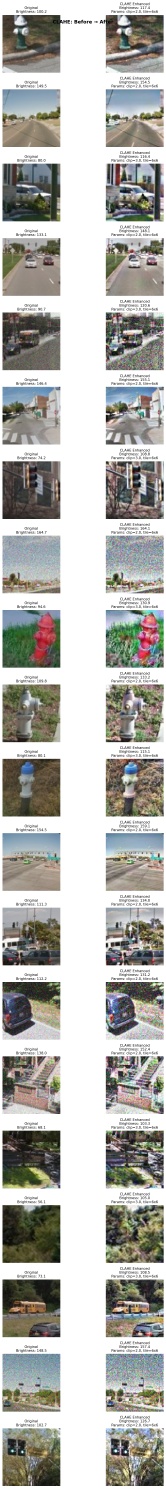
#> input picture Maradona/Recaptcha/data/visualization/clahe_v2/clahe/clahe_comparison.png, 996 x 8931 px (shown at 1/6 size); its folder holds only this picture in this run
$ python -i preprocessing.py   (imports and definitions only)
#> lines starting #> are read from the running program, lines starting #| are printed output that depends on the picture

import os
import cv2
import numpy as np
from PIL import Image, ImageOps
from pathlib import Path
import random

def add_noise(image, percentage=0.0168):
    """
    Adds salt-and-pepper like noise to up to 'percentage' of pixels.
    """
    row, col = image.shape
    num_pixels = row * col
    # Determine number of pixels to alter (random up to percentage)
    actual_percent = random.uniform(0, percentage)
    number_of_pixels = int(actual_percent * num_pixels)

    output = np.copy(image)

    # Randomly pick coordinates
    for _ in range(number_of_pixels):
        y_coord = random.randint(0, row - 1)
        x_coord = random.randint(0, col - 1)
        # Randomly choose white or black for salt/pepper
        output[y_coord, x_coord] = 255 if random.random() > 0.5 else 0

    return output

def apply_blur(image, max_ksize=2.5):
    """
    Applies Gaussian Blur.
    '2.5px' roughly translates to a kernel size or sigma.
    We'll interpret 'Up to 2.5px' as a max sigma or varying kernel size.
    """
    # Randomly decide whether to blur or not, or just always apply random amount?
    # Usually augmentation has a probability. We'll applying a random amount up to max.

    # Random sigma from 0 to 2.5
    sigma = random.uniform(0, max_ksize)
    if sigma > 0.1:
        # Kernel size roughly 6*sigma, must be odd
        k = int(6 * sigma)
        if k % 2 == 0: k += 1
        if k < 3: k = 3
        return cv2.GaussianBlur(image, (k, k), sigma)
    return image

def augment_image(image):
    h, w = image.shape[:2]

    # 1. Flip: Horizontal
    if random.random() < 0.5:
        image = cv2.flip(image, 1) # 1 is horizontal

    # 2. 90° Rotate: Clockwise, Counter-Clockwise, Upside Down
    # We interpret this as a random choice among 0, 90, 180, 270
    rotate_code = random.choice([None, cv2.ROTATE_90_CLOCKWISE, cv2.ROTATE_90_COUNTERCLOCKWISE, cv2.ROTATE_180])
    if rotate_code is not None:
        image = cv2.rotate(image, rotate_code)

    # 3. Affine Transforms: Rotation, Shear, Zoom
    # Rotation: -15 to +15
    angle = random.uniform(-15, 15)

    # Shear: +/- 15 degrees.
    # Shear in OpenCV is usually done via affine matrix construction
    shear_x_deg = random.uniform(-15, 15)
    shear_y_deg = random.uniform(-15, 15)

    # Zoom: 0% to 30%. Implies scaling up effectively (viewing less of the image)
    # Scale factor: 1.0 to ~1.42 (approx 1/(1-0.3)).
    # Let's say zoom amount z corresponds to crop factor.
    zoom_pct = random.uniform(0.0, 0.30)
    scale = 1.0 + zoom_pct # Simple zoom interpretation: scale > 1

    # Construct combined affine matrix
    # Center of rotation/scale
    center = (w // 2, h // 2)

    # Get rotation matrix (handles rotation + scale)
    M_rot = cv2.getRotationMatrix2D(center, angle, scale)

    # Add shear.
    # Shear matrix: [1, tan(sx), 0; tan(sy), 1, 0]
    # We need to compose this with M_rot.
    tangent_x = np.tan(np.deg2rad(shear_x_deg))
    tangent_y = np.tan(np.deg2rad(shear_y_deg))

    M_shear = np.float32([
        [1, tangent_x, 0],
        [tangent_y, 1, 0]
    ])

    # To combine, we need 3x3 matrices.
    M_rot_3x3 = np.vstack([M_rot, [0, 0, 1]])
    M_shear_3x3 = np.vstack([M_shear, [0, 0, 1]])

    # Adjust shear to happen around center? Standard shear is from origin.
    # To shear from center, T_inv * Shear * T.
    # For simplicity, we'll just apply shear then rotate/scale or vice versa.
    # Let's just multiply them.

    M_combined = np.dot(M_rot_3x3, M_shear_3x3)

    # Extract top 2 rows
    M_final = M_combined[:2, :]

    image = cv2.warpAffine(image, M_final, (w, h), borderMode=cv2.BORDER_REFLECT101)

    # 4. Blur
    image = apply_blur(image, max_ksize=2.5)

    # 5. Noise
    image = add_noise(image, percentage=0.0168)

    return image

def preprocess_image(image_path, output_path_base):
#> called with output_path_base = 'out.png'
    try:
        # 1. Load image and 2. Auto-Orient
        img = Image.open(image_path)
#> img is the input picture: PIL image 996x8931 RGBA; mean R, G, B, A 181, 180.6, 176, 255
        img = ImageOps.exif_transpose(img)

        # 3. Resize: Stretch to 512x512
        img = img.resize((512, 512))
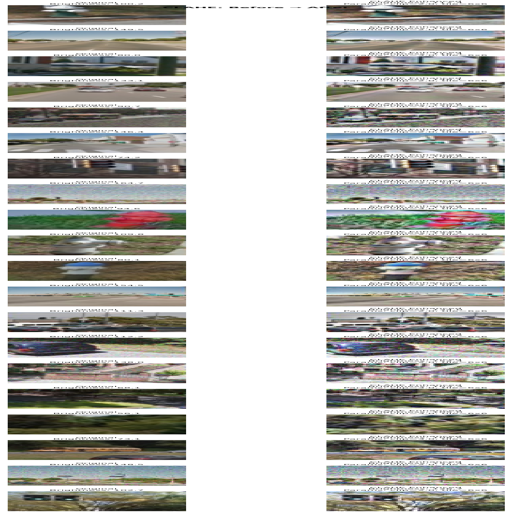
#> img: PIL image 512x512 RGBA; mean R, G, B, A 180.8, 180.4, 175.8, 255

        # Convert to numpy array
        img_np = np.array(img)

        # 4. Grayscale
        if len(img_np.shape) == 3:
            if img_np.shape[2] == 4:
                img_gray = cv2.cvtColor(img_np, cv2.COLOR_RGBA2GRAY)
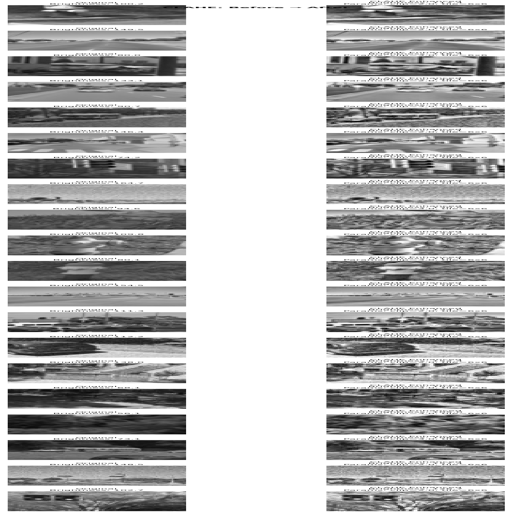
#> img_gray: shape (512, 512); min 2, max 255, mean 180
            else:
                img_gray = cv2.cvtColor(img_np, cv2.COLOR_RGB2GRAY)
        else:
            img_gray = img_np

        # 5. Auto-Adjust Contrast: CLAHE
        clahe = cv2.createCLAHE(clipLimit=2.0, tileGridSize=(8, 8))
        img_processed = clahe.apply(img_gray)
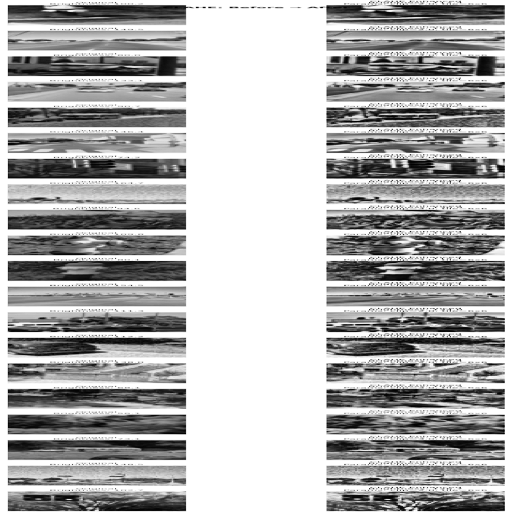
#> img_processed: shape (512, 512); min 0, max 255, mean 175.8

        # Ensure output directory exists [moved out to be safe]
        os.makedirs(os.path.dirname(output_path_base), exist_ok=True)

        # 6. Generate 3 Augmented Versions
        # We split the filename to add suffixes
        path_obj = Path(output_path_base)
        stem = path_obj.stem
        suffix = path_obj.suffix
        parent = path_obj.parent

        for i in range(3):
            # Apply augmentation
            aug_img = augment_image(img_processed)

            # Save
            out_name = f"{stem}_aug_{i+1}{suffix}"
            final_path = parent / out_name
            cv2.imwrite(str(final_path), aug_img)
#> this loop made 3 passes
#> pass 1, in augment_image, `image = cv2.rotate(image, rotate_code)`:
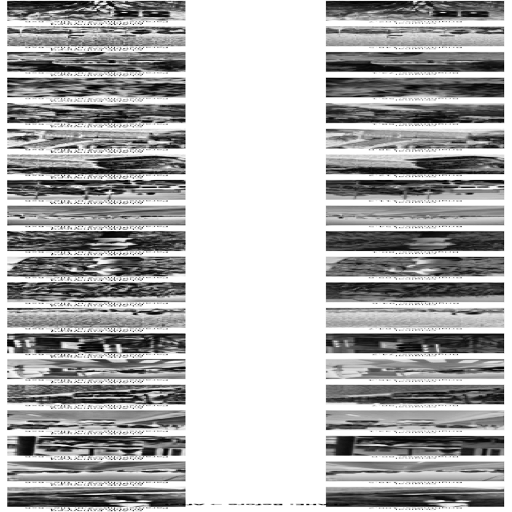
#> image: shape (512, 512); min 0, max 255, mean 175.8
#> pass 1, in augment_image, `image = cv2.warpAffine(image, M_final, (w, h), borderMode=cv2.BORDER_R..`:
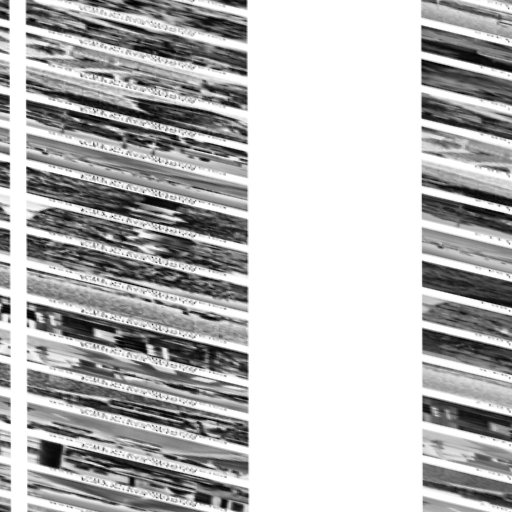
#> image: shape (512, 512); min 2, max 255, mean 184.9
#> pass 1, in augment_image, `image = apply_blur(image, max_ksize=2.5)`:
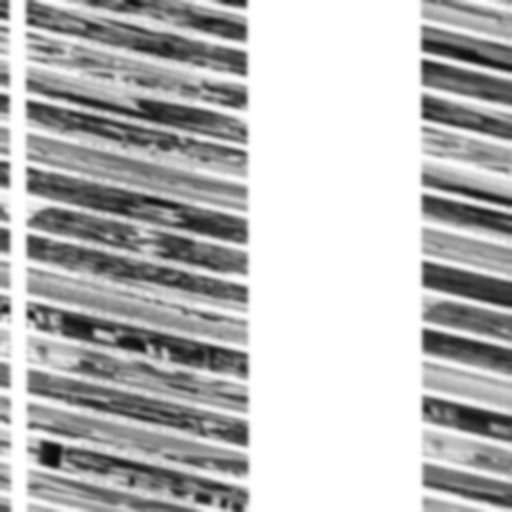
#> image: shape (512, 512); min 11, max 255, mean 184.9
#> pass 1, in augment_image, `image = add_noise(image, percentage=0.0168)`:
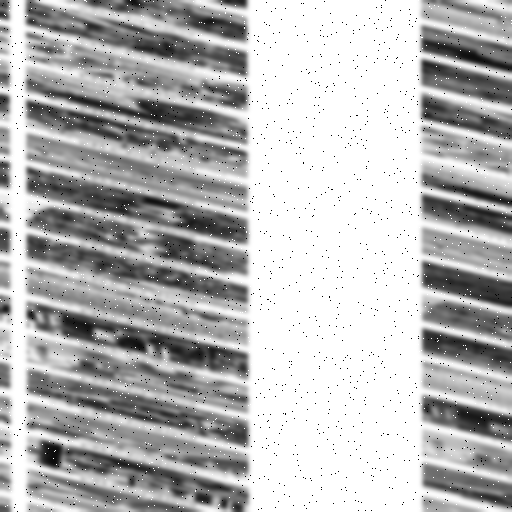
#> image: shape (512, 512); min 0, max 255, mean 184

    except Exception as e:
        print(f"Failed to process {image_path}: {e}")

def main():
    base_src_dir = Path("dataset/images")
    base_dst_dir = Path("dataset/images_preprocessed")

    print(f"Starting preprocessing and augmentation from {base_src_dir} to {base_dst_dir}...")

    count = 0
    for root, dirs, files in os.walk(base_src_dir):
        for file in files:
            if file.lower().endswith(('.jpg', '.jpeg', '.png', '.bmp', '.tiff')):
                src_path = os.path.join(root, file)

                # Determine relative path
                rel_path = os.path.relpath(src_path, base_src_dir)
                dst_path = os.path.join(base_dst_dir, rel_path)

                preprocess_image(src_path, dst_path)
                count += 1
                if count % 50 == 0:
                    print(f"Processed {count} input images -> {count * 3} output images...")

    print(f"Finished. Processed {count} images -> {count * 3} augmented images saved to {base_dst_dir}")

# [2 lines not run here, left out]

>>> result = preprocess_image('../Maradona/Recaptcha/data/visualization/clahe_v2/clahe/clahe_comparison.png', 'out.png')
